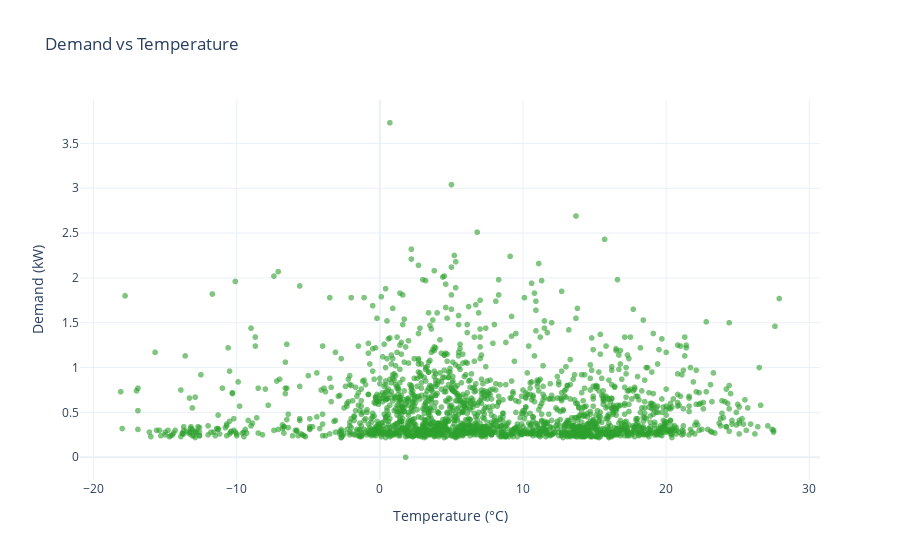

Notebook cell for this chart:
### Markdown cell above
### Figure 1 – Demand vs temperature

### Code cell
sample_temp = subset.sample(2000, random_state=42)
fig, ax = plt.subplots(figsize=(6, 4))
sns.scatterplot(data=sample_temp, x='Temperature', y='Demand', color=COLORS['temperature'], alpha=0.6, ax=ax)
ax.set_title('Demand vs Temperature')
ax.set_xlabel('Temperature (°C)')
ax.set_ylabel('Demand (kW)')
fig.tight_layout()
save_figure(fig, 'task5_fig_demand_vs_temperature')
plt.close(fig)

fig_px = px.scatter(sample_temp, x='Temperature', y='Demand', opacity=0.6,
                    labels={'Temperature': 'Temperature (°C)', 'Demand': 'Demand (kW)'},
                    title='Demand vs Temperature')
save_interactive(fig_px, 'task5_fig_demand_vs_temperature_interactive')
fig_px

### Figure 1 — Plotly figure (JSON) as saved in the notebook; plotly's stock layout.template omitted (floating-point values rounded to 4 significant figures; data arrays with more than 128 entries replaced by an {"elided": "..."} marker saying what was removed)
{"data": [{"hovertemplate": "Temperature (°C)=%{x}<br>Demand (kW)=%{y}<extra></extra>", "legendgroup": "", "marker": {"color": "#2ca02c", "opacity": 0.6, "symbol": "circle"}, "mode": "markers", "name": "", "showlegend": false, "type": "scattergl", "x": {"elided": "2000 float values"}, "xaxis": "x", "y": {"elided": "2000 float values"}, "yaxis": "y"}], "layout": {"legend": {"tracegroupgap": 0}, "title": {"text": "Demand vs Temperature"}, "xaxis": {"anchor": "y", "domain": [0, 1], "title": {"text": "Temperature (°C)"}}, "yaxis": {"anchor": "x", "domain": [0, 1], "title": {"text": "Demand (kW)"}}}}
